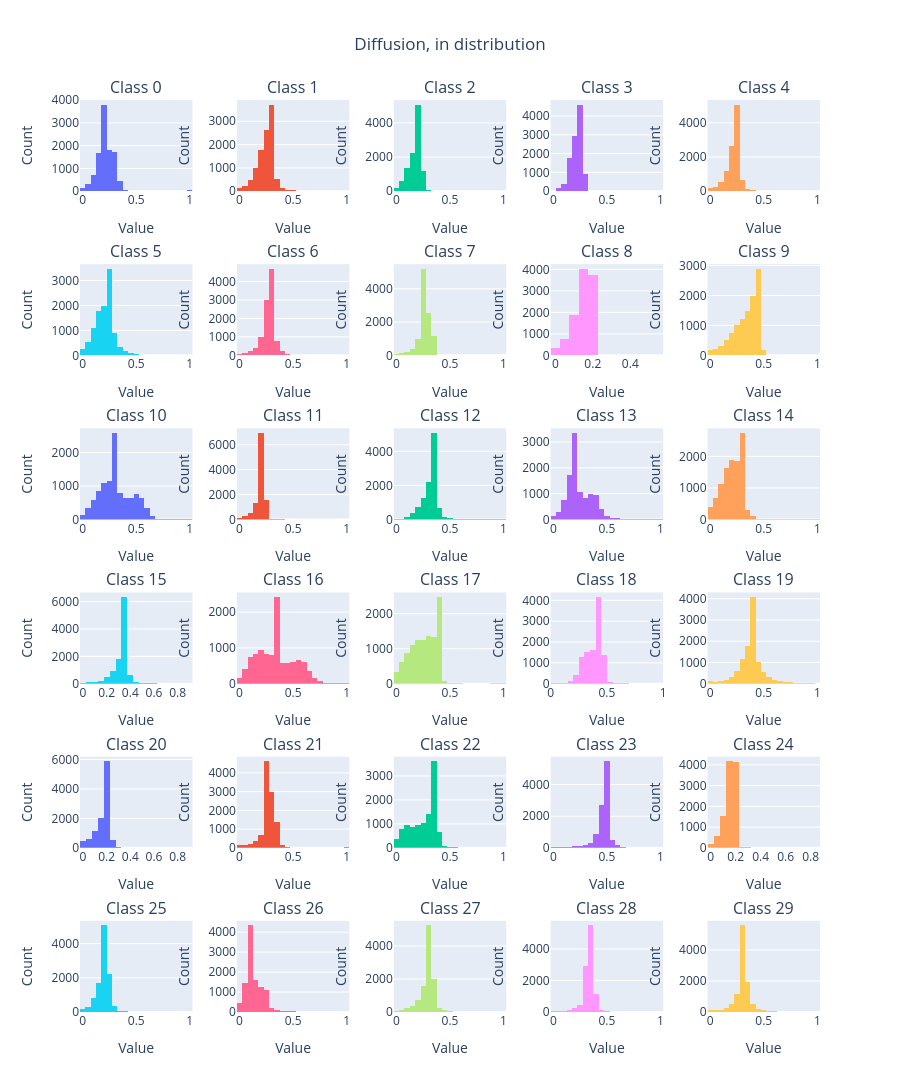

This figure's notebook cell:
### Code cell
preds_array = np.array([pred.detach().numpy() if torch.is_tensor(pred) else pred for pred in preds_diff])

# preds_array should now have shape (n_samples, 30)
print(f"Predictions array shape: {preds_array.shape}")

# Create subplots - 6 rows x 5 columns for 30 histograms
fig = make_subplots(
    rows=6, cols=5,
    subplot_titles=[f'Class {i}' for i in range(30)],
    vertical_spacing=0.08,
    horizontal_spacing=0.06
)

# Create histogram for each column
for i in range(30):
    row = i // 5 + 1  # Calculate row (1-indexed)
    col = i % 5 + 1   # Calculate column (1-indexed)

    # Add histogram trace
    fig.add_trace(
        go.Histogram(
            x=preds_array[:, i],
            nbinsx=20,  # Number of bins
            name=f'Col {i}',
            showlegend=False
        ),
        row=row, col=col
    )

# Update layout
fig.update_layout(
    title_text="Diffusion, in distribution",
    title_x=0.5,
    height=1200,  # Adjust height as needed
    showlegend=False
)

# Update x and y axis labels
fig.update_xaxes(title_text="Value")
fig.update_yaxes(title_text="Count")

# Show the plot
fig.show()
fig.write_image('/Users/jkosciukiewicz/Developer/UJ/Projects/HCS-DFC/historgrams/DIFF_IN_BRAY.png', height=1200, width=1600)

### Figure 1 — Plotly figure (JSON) as saved in the notebook; plotly's stock layout.template omitted (floating-point values rounded to 4 significant figures; data arrays with more than 128 entries replaced by an {"elided": "..."} marker saying what was removed)
{"data": [{"name": "Col 0", "nbinsx": 20, "showlegend": false, "x": {"elided": "10807 float values"}, "type": "histogram", "xaxis": "x", "yaxis": "y"}, {"name": "Col 1", "nbinsx": 20, "showlegend": false, "x": {"elided": "10807 float values"}, "type": "histogram", "xaxis": "x2", "yaxis": "y2"}, {"name": "Col 2", "nbinsx": 20, "showlegend": false, "x": {"elided": "10807 float values"}, "type": "histogram", "xaxis": "x3", "yaxis": "y3"}, {"name": "Col 3", "nbinsx": 20, "showlegend": false, "x": {"elided": "10807 float values"}, "type": "histogram", "xaxis": "x4", "yaxis": "y4"}, {"name": "Col 4", "nbinsx": 20, "showlegend": false, "x": {"elided": "10807 float values"}, "type": "histogram", "xaxis": "x5", "yaxis": "y5"}, {"name": "Col 5", "nbinsx": 20, "showlegend": false, "x": {"elided": "10807 float values"}, "type": "histogram", "xaxis": "x6", "yaxis": "y6"}, {"name": "Col 6", "nbinsx": 20, "showlegend": false, "x": {"elided": "10807 float values"}, "type": "histogram", "xaxis": "x7", "yaxis": "y7"}, {"name": "Col 7", "nbinsx": 20, "showlegend": false, "x": {"elided": "10807 float values"}, "type": "histogram", "xaxis": "x8", "yaxis": "y8"}, {"name": "Col 8", "nbinsx": 20, "showlegend": false, "x": {"elided": "10807 float values"}, "type": "histogram", "xaxis": "x9", "yaxis": "y9"}, {"name": "Col 9", "nbinsx": 20, "showlegend": false, "x": {"elided": "10807 float values"}, "type": "histogram", "xaxis": "x10", "yaxis": "y10"}, {"name": "Col 10", "nbinsx": 20, "showlegend": false, "x": {"elided": "10807 float values"}, "type": "histogram", "xaxis": "x11", "yaxis": "y11"}, {"name": "Col 11", "nbinsx": 20, "showlegend": false, "x": {"elided": "10807 float values"}, "type": "histogram", "xaxis": "x12", "yaxis": "y12"}, {"name": "Col 12", "nbinsx": 20, "showlegend": false, "x": {"elided": "10807 float values"}, "type": "histogram", "xaxis": "x13", "yaxis": "y13"}, {"name": "Col 13", "nbinsx": 20, "showlegend": false, "x": {"elided": "10807 float values"}, "type": "histogram", "xaxis": "x14", "yaxis": "y14"}, {"name": "Col 14", "nbinsx": 20, "showlegend": false, "x": {"elided": "10807 float values"}, "type": "histogram", "xaxis": "x15", "yaxis": "y15"}, {"name": "Col 15", "nbinsx": 20, "showlegend": false, "x": {"elided": "10807 float values"}, "type": "histogram", "xaxis": "x16", "yaxis": "y16"}, {"name": "Col 16", "nbinsx": 20, "showlegend": false, "x": {"elided": "10807 float values"}, "type": "histogram", "xaxis": "x17", "yaxis": "y17"}, {"name": "Col 17", "nbinsx": 20, "showlegend": false, "x": {"elided": "10807 float values"}, "type": "histogram", "xaxis": "x18", "yaxis": "y18"}, {"name": "Col 18", "nbinsx": 20, "showlegend": false, "x": {"elided": "10807 float values"}, "type": "histogram", "xaxis": "x19", "yaxis": "y19"}, {"name": "Col 19", "nbinsx": 20, "showlegend": false, "x": {"elided": "10807 float values"}, "type": "histogram", "xaxis": "x20", "yaxis": "y20"}, {"name": "Col 20", "nbinsx": 20, "showlegend": false, "x": {"elided": "10807 float values"}, "type": "histogram", "xaxis": "x21", "yaxis": "y21"}, {"name": "Col 21", "nbinsx": 20, "showlegend": false, "x": {"elided": "10807 float values"}, "type": "histogram", "xaxis": "x22", "yaxis": "y22"}, {"name": "Col 22", "nbinsx": 20, "showlegend": false, "x": {"elided": "10807 float values"}, "type": "histogram", "xaxis": "x23", "yaxis": "y23"}, {"name": "Col 23", "nbinsx": 20, "showlegend": false, "x": {"elided": "10807 float values"}, "type": "histogram", "xaxis": "x24", "yaxis": "y24"}, {"name": "Col 24", "nbinsx": 20, "showlegend": false, "x": {"elided": "10807 float values"}, "type": "histogram", "xaxis": "x25", "yaxis": "y25"}, {"name": "Col 25", "nbinsx": 20, "showlegend": false, "x": {"elided": "10807 float values"}, "type": "histogram", "xaxis": "x26", "yaxis": "y26"}, {"name": "Col 26", "nbinsx": 20, "showlegend": false, "x": {"elided": "10807 float values"}, "type": "histogram", "xaxis": "x27", "yaxis": "y27"}, {"name": "Col 27", "nbinsx": 20, "showlegend": false, "x": {"elided": "10807 float values"}, "type": "histogram", "xaxis": "x28", "yaxis": "y28"}, {"name": "Col 28", "nbinsx": 20, "showlegend": false, "x": {"elided": "10807 float values"}, "type": "histogram", "xaxis": "x29", "yaxis": "y29"}, {"name": "Col 29", "nbinsx": 20, "showlegend": false, "x": {"elided": "10807 float values"}, "type": "histogram", "xaxis": "x30", "yaxis": "y30"}], "layout": {"xaxis": {"anchor": "y", "domain": [0.0, 0.152], "title": {"text": "Value"}}, "yaxis": {"anchor": "x", "domain": [0.9, 1.0], "title": {"text": "Count"}}, "xaxis2": {"anchor": "y2", "domain": [0.212, 0.364], "title": {"text": "Value"}}, "yaxis2": {"anchor": "x2", "domain": [0.9, 1.0], "title": {"text": "Count"}}, "xaxis3": {"anchor": "y3", "domain": [0.424, 0.576], "title": {"text": "Value"}}, "yaxis3": {"anchor": "x3", "domain": [0.9, 1.0], "title": {"text": "Count"}}, "xaxis4": {"anchor": "y4", "domain": [0.636, 0.788], "title": {"text": "Value"}}, "yaxis4": {"anchor": "x4", "domain": [0.9, 1.0], "title": {"text": "Count"}}, "xaxis5": {"anchor": "y5", "domain": [0.848, 1.0], "title": {"text": "Value"}}, "yaxis5": {"anchor": "x5", "domain": [0.9, 1.0], "title": {"text": "Count"}}, "xaxis6": {"anchor": "y6", "domain": [0.0, 0.152], "title": {"text": "Value"}}, "yaxis6": {"anchor": "x6", "domain": [0.72, 0.82], "title": {"text": "Count"}}, "xaxis7": {"anchor": "y7", "domain": [0.212, 0.364], "title": {"text": "Value"}}, "yaxis7": {"anchor": "x7", "domain": [0.72, 0.82], "title": {"text": "Count"}}, "xaxis8": {"anchor": "y8", "domain": [0.424, 0.576], "title": {"text": "Value"}}, "yaxis8": {"anchor": "x8", "domain": [0.72, 0.82], "title": {"text": "Count"}}, "xaxis9": {"anchor": "y9", "domain": [0.636, 0.788], "title": {"text": "Value"}}, "yaxis9": {"anchor": "x9", "domain": [0.72, 0.82], "title": {"text": "Count"}}, "xaxis10": {"anchor": "y10", "domain": [0.848, 1.0], "title": {"text": "Value"}}, "yaxis10": {"anchor": "x10", "domain": [0.72, 0.82], "title": {"text": "Count"}}, "xaxis11": {"anchor": "y11", "domain": [0.0, 0.152], "title": {"text": "Value"}}, "yaxis11": {"anchor": "x11", "domain": [0.54, 0.64], "title": {"text": "Count"}}, "xaxis12": {"anchor": "y12", "domain": [0.212, 0.364], "title": {"text": "Value"}}, "yaxis12": {"anchor": "x12", "domain": [0.54, 0.64], "title": {"text": "Count"}}, "xaxis13": {"anchor": "y13", "domain": [0.424, 0.576], "title": {"text": "Value"}}, "yaxis13": {"anchor": "x13", "domain": [0.54, 0.64], "title": {"text": "Count"}}, "xaxis14": {"anchor": "y14", "domain": [0.636, 0.788], "title": {"text": "Value"}}, "yaxis14": {"anchor": "x14", "domain": [0.54, 0.64], "title": {"text": "Count"}}, "xaxis15": {"anchor": "y15", "domain": [0.848, 1.0], "title": {"text": "Value"}}, "yaxis15": {"anchor": "x15", "domain": [0.54, 0.64], "title": {"text": "Count"}}, "xaxis16": {"anchor": "y16", "domain": [0.0, 0.152], "title": {"text": "Value"}}, "yaxis16": {"anchor": "x16", "domain": [0.36, 0.46], "title": {"text": "Count"}}, "xaxis17": {"anchor": "y17", "domain": [0.212, 0.364], "title": {"text": "Value"}}, "yaxis17": {"anchor": "x17", "domain": [0.36, 0.46], "title": {"text": "Count"}}, "xaxis18": {"anchor": "y18", "domain": [0.424, 0.576], "title": {"text": "Value"}}, "yaxis18": {"anchor": "x18", "domain": [0.36, 0.46], "title": {"text": "Count"}}, "xaxis19": {"anchor": "y19", "domain": [0.636, 0.788], "title": {"text": "Value"}}, "yaxis19": {"anchor": "x19", "domain": [0.36, 0.46], "title": {"text": "Count"}}, "xaxis20": {"anchor": "y20", "domain": [0.848, 1.0], "title": {"text": "Value"}}, "yaxis20": {"anchor": "x20", "domain": [0.36, 0.46], "title": {"text": "Count"}}, "xaxis21": {"anchor": "y21", "domain": [0.0, 0.152], "title": {"text": "Value"}}, "yaxis21": {"anchor": "x21", "domain": [0.18, 0.28], "title": {"text": "Count"}}, "xaxis22": {"anchor": "y22", "domain": [0.212, 0.364], "title": {"text": "Value"}}, "yaxis22": {"anchor": "x22", "domain": [0.18, 0.28], "title": {"text": "Count"}}, "xaxis23": {"anchor": "y23", "domain": [0.424, 0.576], "title": {"text": "Value"}}, "yaxis23": {"anchor": "x23", "domain": [0.18, 0.28], "title": {"text": "Count"}}, "xaxis24": {"anchor": "y24", "domain": [0.636, 0.788], "title": {"text": "Value"}}, "yaxis24": {"anchor": "x24", "domain": [0.18, 0.28], "title": {"text": "Count"}}, "xaxis25": {"anchor": "y25", "domain": [0.848, 1.0], "title": {"text": "Value"}}, "yaxis25": {"anchor": "x25", "domain": [0.18, 0.28], "title": {"text": "Count"}}, "xaxis26": {"anchor": "y26", "domain": [0.0, 0.152], "title": {"text": "Value"}}, "yaxis26": {"anchor": "x26", "domain": [0.0, 0.1], "title": {"text": "Count"}}, "xaxis27": {"anchor": "y27", "domain": [0.212, 0.364], "title": {"text": "Value"}}, "yaxis27": {"anchor": "x27", "domain": [0.0, 0.1], "title": {"text": "Count"}}, "xaxis28": {"anchor": "y28", "domain": [0.424, 0.576], "title": {"text": "Value"}}, "yaxis28": {"anchor": "x28", "domain": [0.0, 0.1], "title": {"text": "Count"}}, "xaxis29": {"anchor": "y29", "domain": [0.636, 0.788], "title": {"text": "Value"}}, "yaxis29": {"anchor": "x29", "domain": [0.0, 0.1], "title": {"text": "Count"}}, "xaxis30": {"anchor": "y30", "domain": [0.848, 1.0], "title": {"text": "Value"}}, "yaxis30": {"anchor": "x30", "domain": [0.0, 0.1], "title": {"text": "Count"}}, "annotations": [{"font": {"size": 16}, "showarrow": false, "text": "Class 0", "x": 0.076, "xanchor": "center", "xref": "paper", "y": 1.0, "yanchor": "bottom", "yref": "paper"}, {"font": {"size": 16}, "showarrow": false, "text": "Class 1", "x": 0.288, "xanchor": "center", "xref": "paper", "y": 1.0, "yanchor": "bottom", "yref": "paper"}, {"font": {"size": 16}, "showarrow": false, "text": "Class 2", "x": 0.5, "xanchor": "center", "xref": "paper", "y": 1.0, "yanchor": "bottom", "yref": "paper"}, {"font": {"size": 16}, "showarrow": false, "text": "Class 3", "x": 0.712, "xanchor": "center", "xref": "paper", "y": 1.0, "yanchor": "bottom", "yref": "paper"}, {"font": {"size": 16}, "showarrow": false, "text": "Class 4", "x": 0.924, "xanchor": "center", "xref": "paper", "y": 1.0, "yanchor": "bottom", "yref": "paper"}, {"font": {"size": 16}, "showarrow": false, "text": "Class 5", "x": 0.076, "xanchor": "center", "xref": "paper", "y": 0.82, "yanchor": "bottom", "yref": "paper"}, {"font": {"size": 16}, "showarrow": false, "text": "Class 6", "x": 0.288, "xanchor": "center", "xref": "paper", "y": 0.82, "yanchor": "bottom", "yref": "paper"}, {"font": {"size": 16}, "showarrow": false, "text": "Class 7", "x": 0.5, "xanchor": "center", "xref": "paper", "y": 0.82, "yanchor": "bottom", "yref": "paper"}, {"font": {"size": 16}, "showarrow": false, "text": "Class 8", "x": 0.712, "xanchor": "center", "xref": "paper", "y": 0.82, "yanchor": "bottom", "yref": "paper"}, {"font": {"size": 16}, "showarrow": false, "text": "Class 9", "x": 0.924, "xanchor": "center", "xref": "paper", "y": 0.82, "yanchor": "bottom", "yref": "paper"}, {"font": {"size": 16}, "showarrow": false, "text": "Class 10", "x": 0.076, "xanchor": "center", "xref": "paper", "y": 0.64, "yanchor": "bottom", "yref": "paper"}, {"font": {"size": 16}, "showarrow": false, "text": "Class 11", "x": 0.288, "xanchor": "center", "xref": "paper", "y": 0.64, "yanchor": "bottom", "yref": "paper"}, {"font": {"size": 16}, "showarrow": false, "text": "Class 12", "x": 0.5, "xanchor": "center", "xref": "paper", "y": 0.64, "yanchor": "bottom", "yref": "paper"}, {"font": {"size": 16}, "showarrow": false, "text": "Class 13", "x": 0.712, "xanchor": "center", "xref": "paper", "y": 0.64, "yanchor": "bottom", "yref": "paper"}, {"font": {"size": 16}, "showarrow": false, "text": "Class 14", "x": 0.924, "xanchor": "center", "xref": "paper", "y": 0.64, "yanchor": "bottom", "yref": "paper"}, {"font": {"size": 16}, "showarrow": false, "text": "Class 15", "x": 0.076, "xanchor": "center", "xref": "paper", "y": 0.46, "yanchor": "bottom", "yref": "paper"}, {"font": {"size": 16}, "showarrow": false, "text": "Class 16", "x": 0.288, "xanchor": "center", "xref": "paper", "y": 0.46, "yanchor": "bottom", "yref": "paper"}, {"font": {"size": 16}, "showarrow": false, "text": "Class 17", "x": 0.5, "xanchor": "center", "xref": "paper", "y": 0.46, "yanchor": "bottom", "yref": "paper"}, {"font": {"size": 16}, "showarrow": false, "text": "Class 18", "x": 0.712, "xanchor": "center", "xref": "paper", "y": 0.46, "yanchor": "bottom", "yref": "paper"}, {"font": {"size": 16}, "showarrow": false, "text": "Class 19", "x": 0.924, "xanchor": "center", "xref": "paper", "y": 0.46, "yanchor": "bottom", "yref": "paper"}, {"font": {"size": 16}, "showarrow": false, "text": "Class 20", "x": 0.076, "xanchor": "center", "xref": "paper", "y": 0.28, "yanchor": "bottom", "yref": "paper"}, {"font": {"size": 16}, "showarrow": false, "text": "Class 21", "x": 0.288, "xanchor": "center", "xref": "paper", "y": 0.28, "yanchor": "bottom", "yref": "paper"}, {"font": {"size": 16}, "showarrow": false, "text": "Class 22", "x": 0.5, "xanchor": "center", "xref": "paper", "y": 0.28, "yanchor": "bottom", "yref": "paper"}, {"font": {"size": 16}, "showarrow": false, "text": "Class 23", "x": 0.712, "xanchor": "center", "xref": "paper", "y": 0.28, "yanchor": "bottom", "yref": "paper"}, {"font": {"size": 16}, "showarrow": false, "text": "Class 24", "x": 0.924, "xanchor": "center", "xref": "paper", "y": 0.28, "yanchor": "bottom", "yref": "paper"}, {"font": {"size": 16}, "showarrow": false, "text": "Class 25", "x": 0.076, "xanchor": "center", "xref": "paper", "y": 0.1, "yanchor": "bottom", "yref": "paper"}, {"font": {"size": 16}, "showarrow": false, "text": "Class 26", "x": 0.288, "xanchor": "center", "xref": "paper", "y": 0.1, "yanchor": "bottom", "yref": "paper"}, {"font": {"size": 16}, "showarrow": false, "text": "Class 27", "x": 0.5, "xanchor": "center", "xref": "paper", "y": 0.1, "yanchor": "bottom", "yref": "paper"}, {"font": {"size": 16}, "showarrow": false, "text": "Class 28", "x": 0.712, "xanchor": "center", "xref": "paper", "y": 0.1, "yanchor": "bottom", "yref": "paper"}, {"font": {"size": 16}, "showarrow": false, "text": "Class 29", "x": 0.924, "xanchor": "center", "xref": "paper", "y": 0.1, "yanchor": "bottom", "yref": "paper"}], "title": {"text": "Diffusion, in distribution", "x": 0.5}, "height": 1200, "showlegend": false}}
